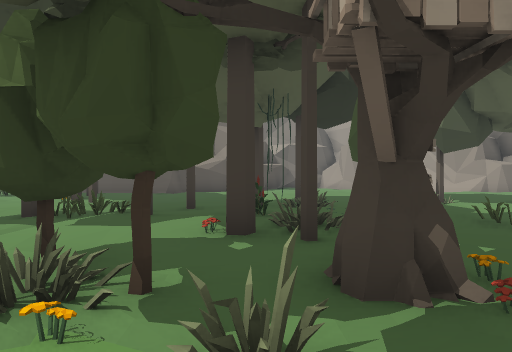
[1] (above)

24 first-person views from a walk through a scene from a Unity 3-D project. The camera is 1.3 m above the floor, looks level and sees 70° across. The floor is counted in squares, 2 m on a side. Each view is taken from the middle of a square. On the plan, view 1 faces up. The plan holds only what a view shows up to about 11 squares ahead; the rest is blank. The place goes on beyond the plan. Some surface patterns are stand-ins.

[2]
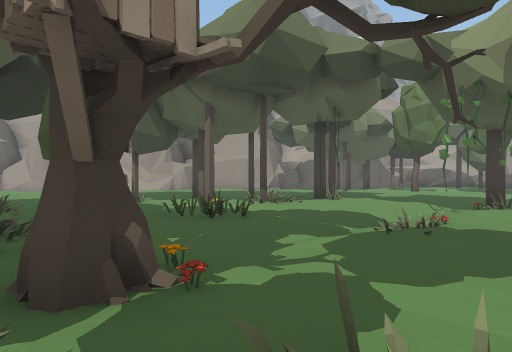

[3]
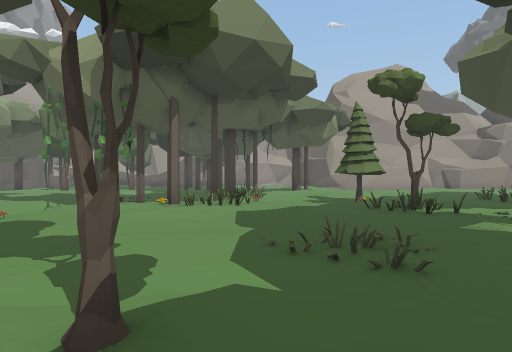

[4]
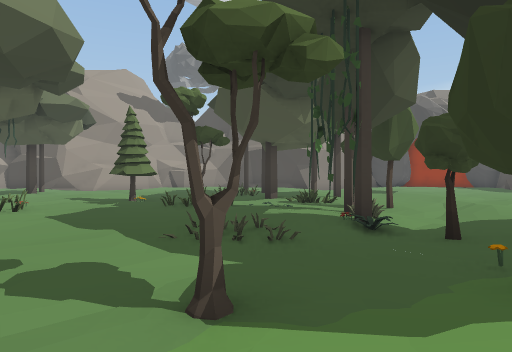

[5]
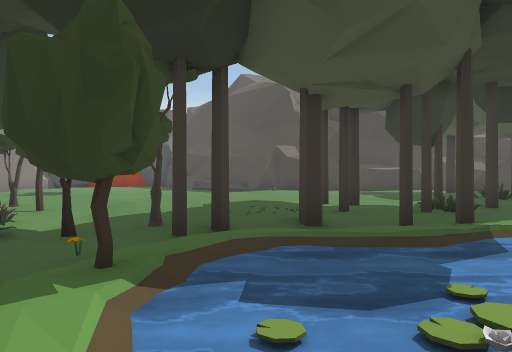

[6]
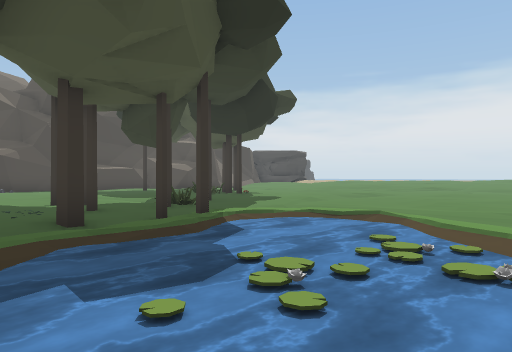

[7]
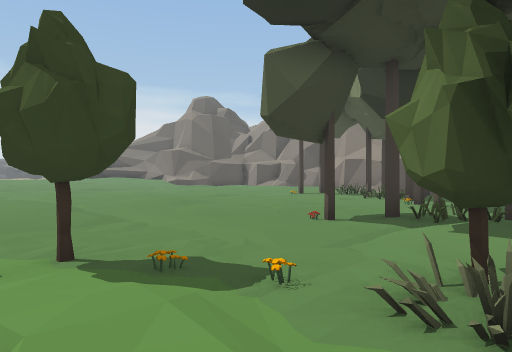

[8]
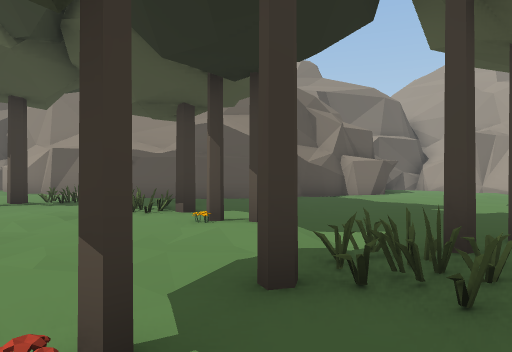

[9]
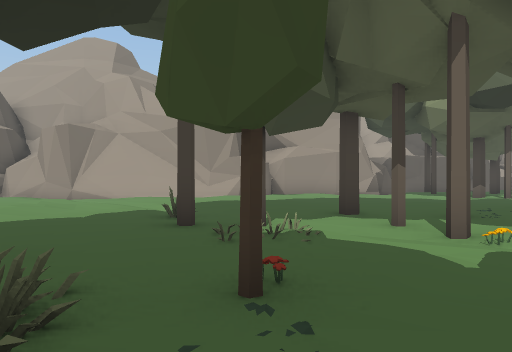

[10]
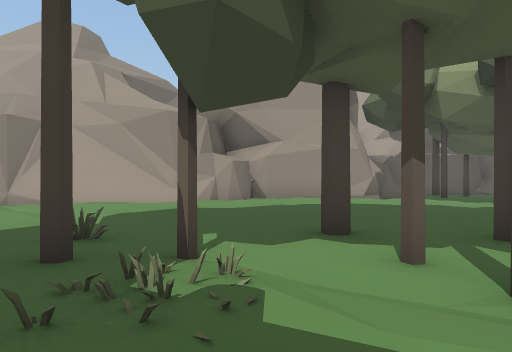

[11]
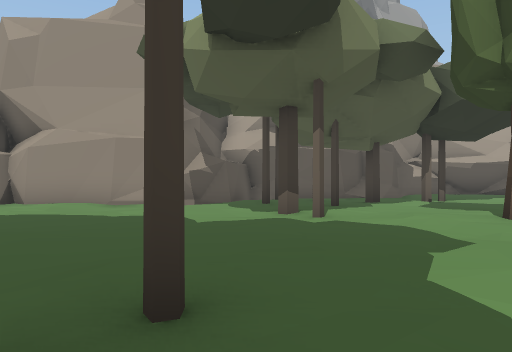

[12]
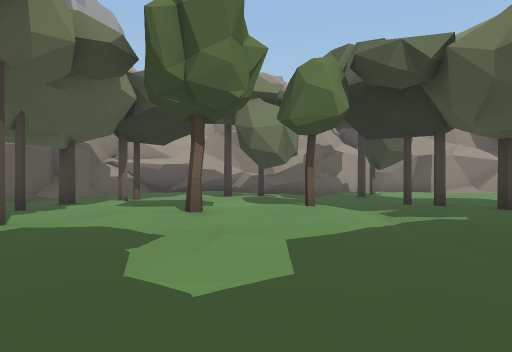

[13]
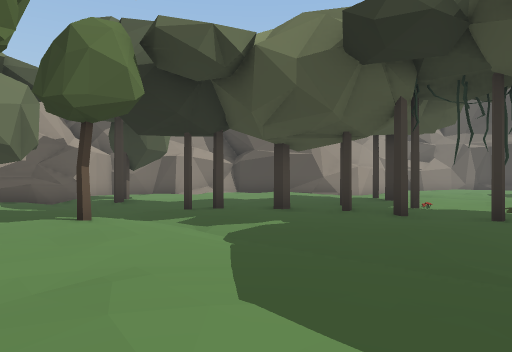

[14]
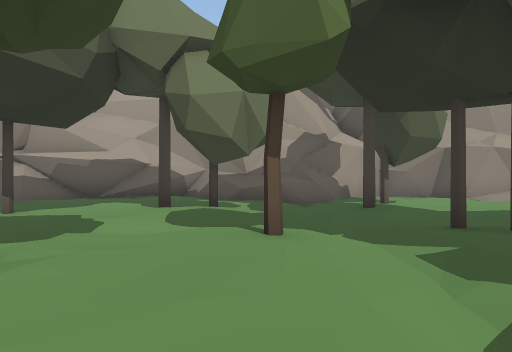

[15]
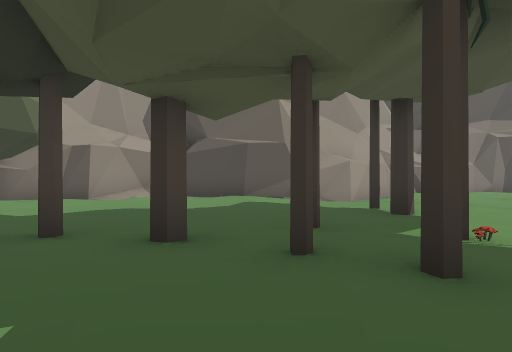

[16]
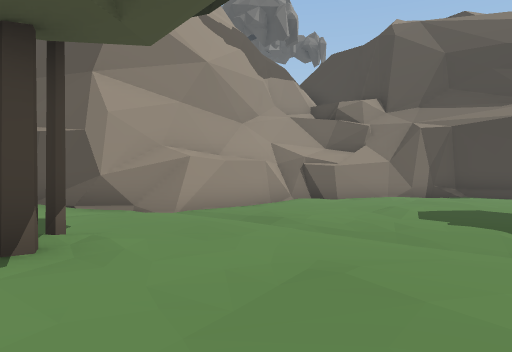

[17]
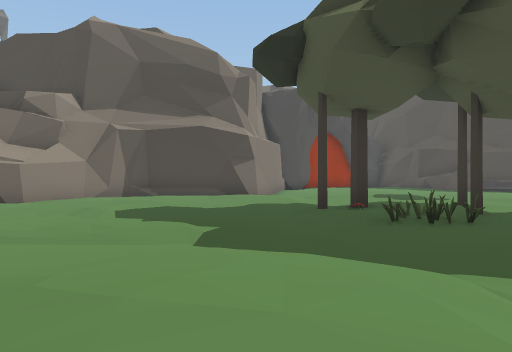

[18]
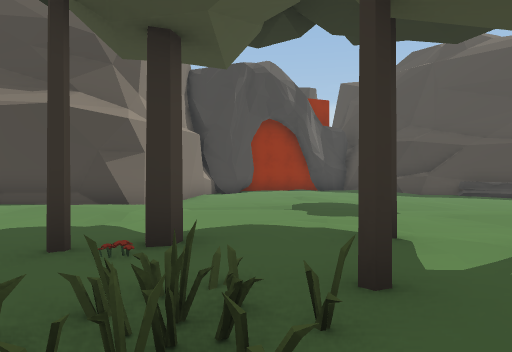

[19]
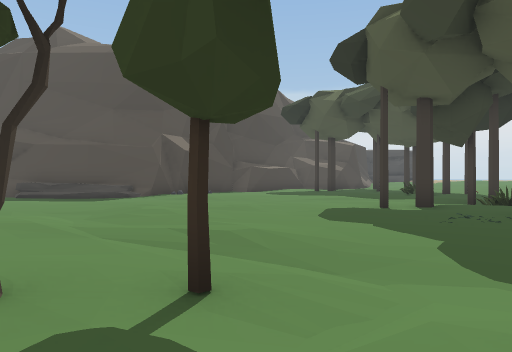

[20]
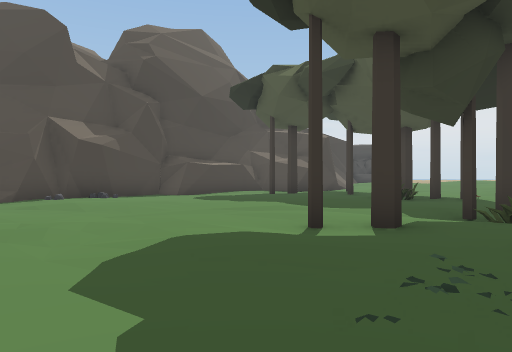

[21]
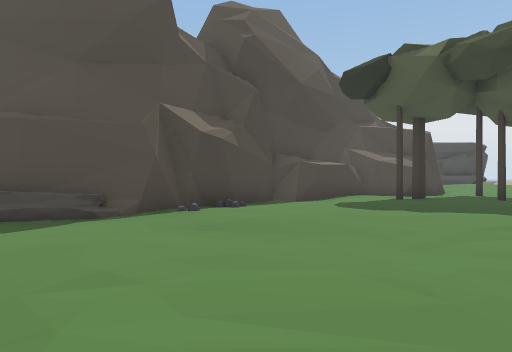

[22]
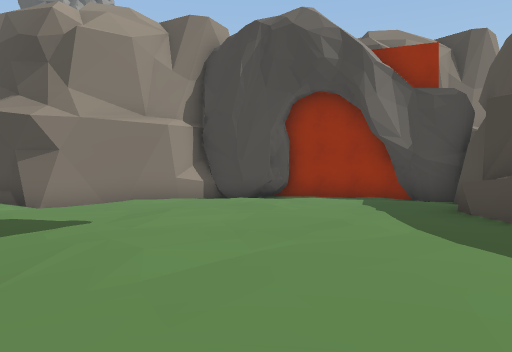

[23]
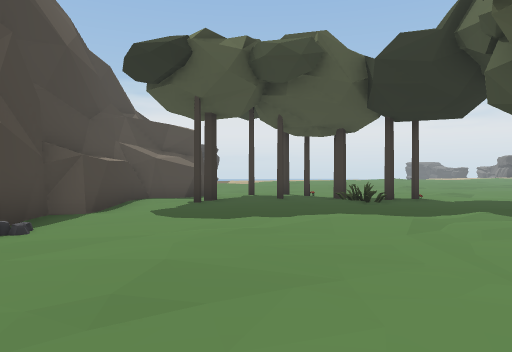

[24]
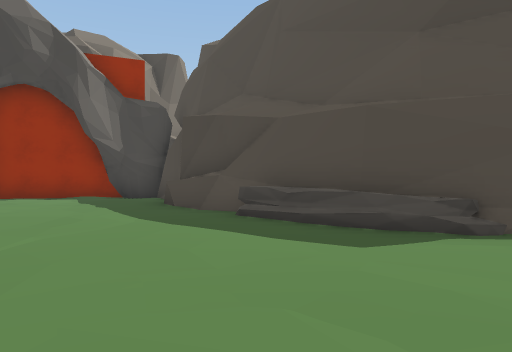

### Floor plan
Key: @ floor where view 1 was taken; # wall or solid block; x gap in a wall; . main floor; : floor 0.25 m higher than the main floor; - floor 0.25 m lower than the main floor; / step, stairs or slope; ~ water the walk can cross; ≈ water the walk keeps out of; ^ raised ledge; T tree; F flower; P pine tree; R rock; O other object.
Columns run from 10 left of view 1 to 25 right of it. Each row starts with its distance up from view 1.
 19                ##
 18              ..-###
 17              ..--##
 16              ../..###
 15 ######### .. ../.../###
 14 :.../##....../-/......##
 13 .OOx/........../....../####
 12  .. . .........O.........//  #
 11  #. O.........#-.........#.#-##
 10   .....-.......#-T........#.#.  ##
  9   ...O#-...#..O/........#....#...##
  8  ......-..#O.F./T.T...............#
  7 .......O#.TFT...FT.O..............#
  6 .....//O#..../-..O.T.....T./...#..#
  5 .....#./......O............-..#../#
  4 ./.....-.O#T.../../..../...T.....^#
  3 /-------TT-TF//O-//-///--//////-/^#
  2 ...-  FF-F-F--.O./OO/-...///.-...^#
  1  ..- T-.. O---....T./-......#-.#..##
  0       ≈~/.@O--....O.T-......--.....#
 -1   .///O≈≈/.-T......T  O...........##
 -2 ...//~~~≈O/--......OO ..#.#......##
 -3 ....~~~~~~TF-O...................#
 -4 .-..~~~~~~.--#...O.P......#/.....#
 -5 ...-./≈///TTTO...T.OP......-../###
 -6  .-.-/###..--../.............###
 -7  ...-.##....---......--.///--#
 -8 ....#O....../-T.O../O-......-#
 -9 .....#.#.....-.T. xO./......-#
-10 .#.........../.. ...#/.......#
-11 ..O...............#..........#
-12 .................../-.......##
-13 ............/-.............##
-14 .......................... #
-15 .#........................
-16 .....................-//##
-17 #####..###/-.........-###
-18     #### ##R........./#
-19           ##R........##
-20            ###.......#
-21              #^..../##
-22              ##....##
-23               #....#
-24               ######

Where each view was taken, in squares from view 1:
view 1: 0 up, 0 right, facing up
view 2: 0 up, 0 right, facing up-right
view 3: 2 down, 0 right, facing right
view 4: 0 up, 0 right, facing down-right
view 5: 0 up, 1 left, facing down
view 6: 0 up, 0 right, facing down-left
view 7: 0 up, 1 left, facing up-left
view 8: 4 up, 4 left, facing up
view 9: 6 up, 1 right, facing up-right
view 10: 7 up, 3 right, facing up-right
view 11: 5 up, 9 right, facing up-right
view 12: 5 up, 9 right, facing right
view 13: 6 up, 11 right, facing down-right
view 14: 4 up, 13 right, facing right
view 15: 2 up, 13 right, facing down-right
view 16: 3 down, 12 right, facing down-right
view 17: 3 down, 12 right, facing down
view 18: 7 down, 9 right, facing down
view 19: 6 down, 5 right, facing down-left
view 20: 7 down, 1 right, facing down-left
view 21: 11 down, 2 right, facing down-left
view 22: 14 down, 2 right, facing down-right
view 23: 14 down, 1 right, facing left
view 24: 13 down, 2 right, facing down
